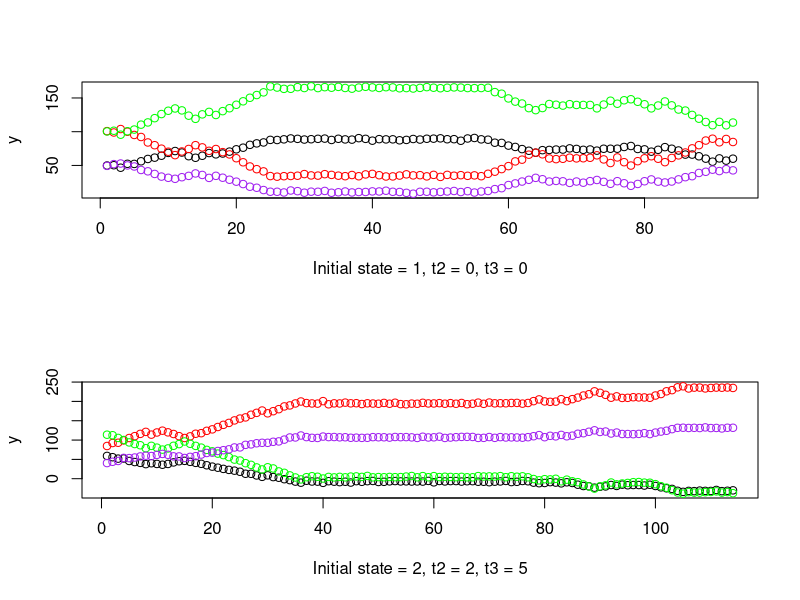
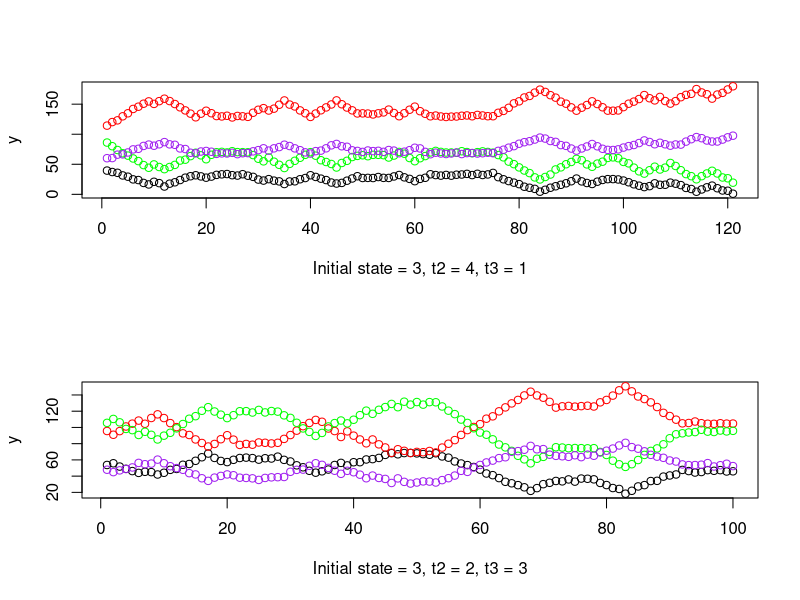
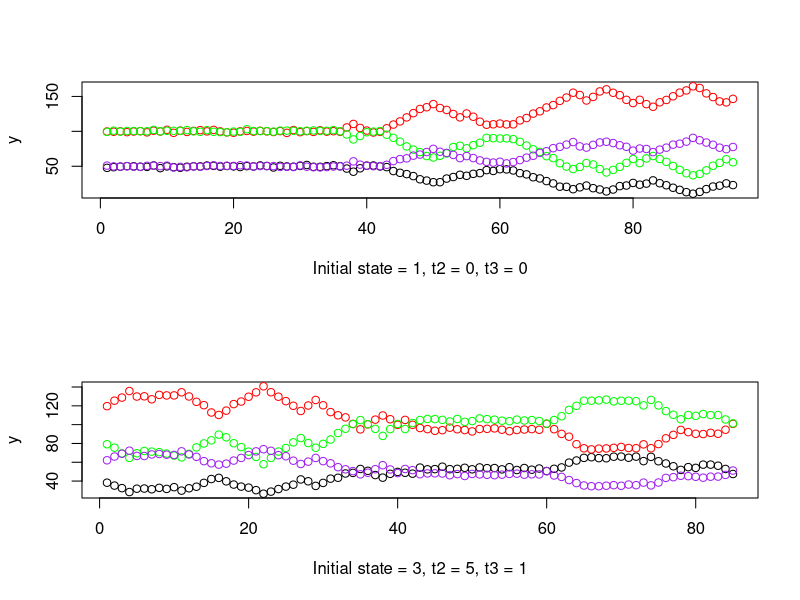
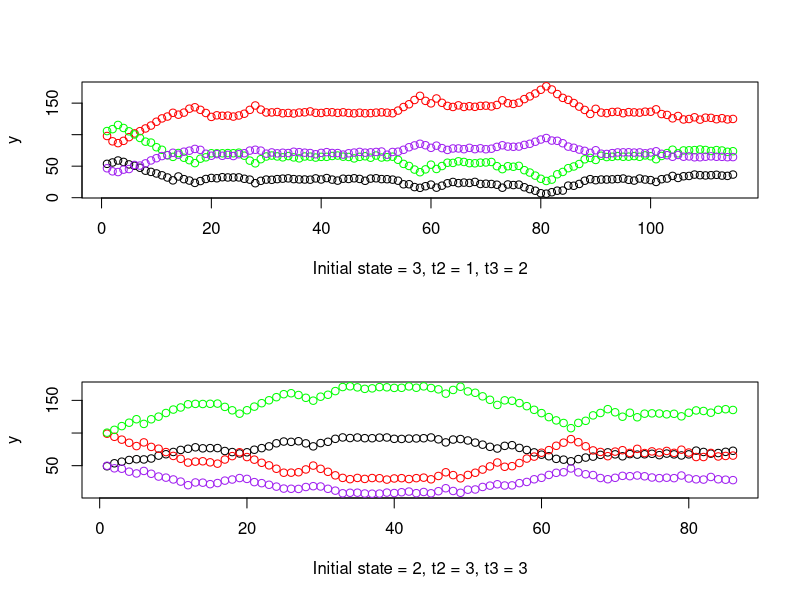
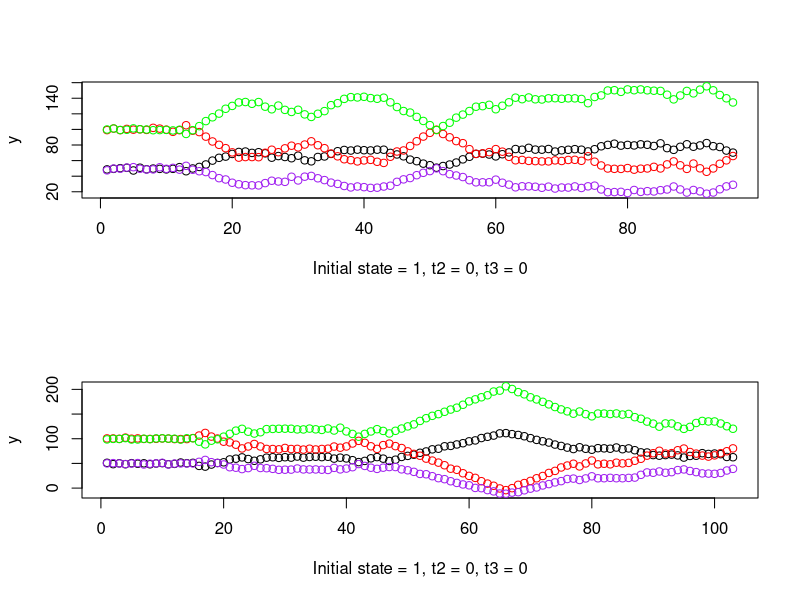
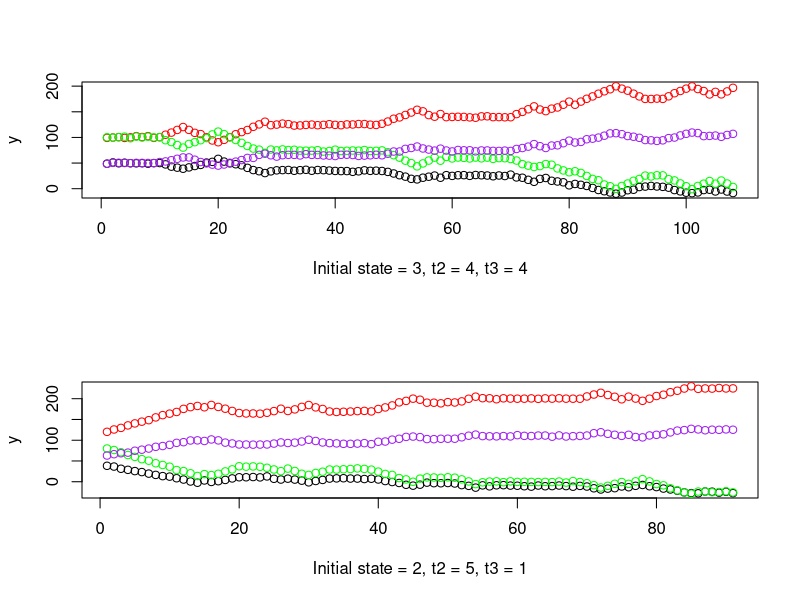
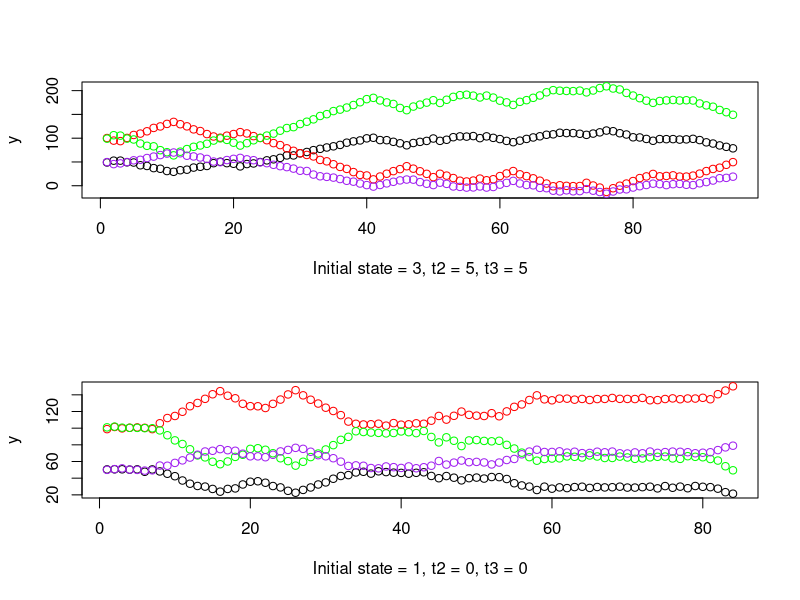
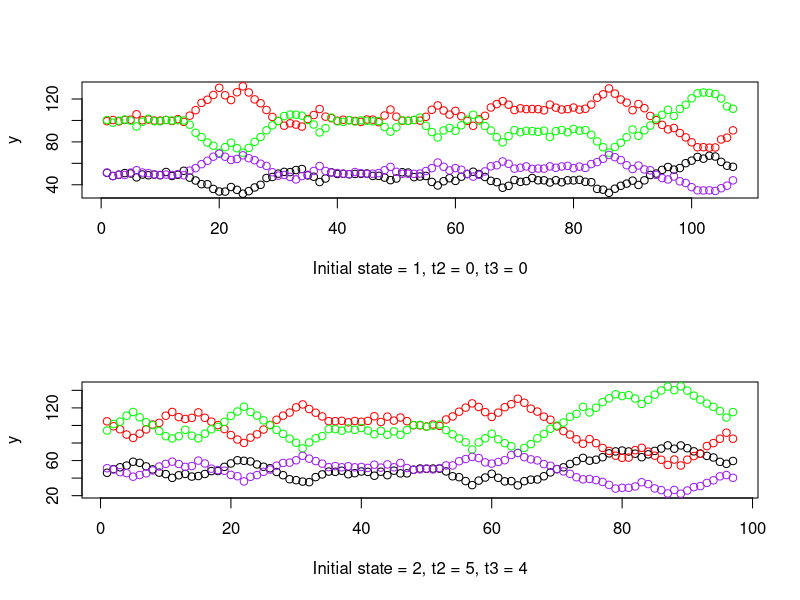

Write R code to recreate these figures, in order. (Note: this script raises an error after producing the figures.)
library(mvtnorm, quietly=T)

# Parameter initialization -----------------------------------------------------
par_index = list()
par_index$alpha = 1:12
par_index$zeta = 13:16
par_index$diag_R = 17:20
par_index$init = 21:22

par = rep(0, tail(par_index$init, 1))
par[par_index$alpha] = c( 50, -3,  3,
                         100,  5, -5,
                         100, -5,  5,
                          50,  3, -3)
par[par_index$zeta] = c(-2, -1, -1.5, -1.5)
par[par_index$diag_R] = c(0, 0, 0, 0)
par[par_index$init] = c(0, 0)

N = 500
n_state = 3

# Defining parameter objects ---------------------------------------------------
alpha = matrix(par[par_index$alpha], nrow = 3)
zeta = par[par_index$zeta]
R = diag(exp(par[par_index$diag_R]))
logit_prob = c(1, exp(par[par_index$init]))
init_prob = logit_prob / sum(logit_prob)

qz = exp(zeta)
Q = matrix(c(    1, qz[1],     0,
                 0,     1, qz[2],
             qz[3], qz[4],     1), ncol=3, byrow=T)

P = Q / rowSums(Q)

# Simulate multiple datasets ---------------------------------------------------
for(seed_num in 1:100) {
    
    print(paste0("Data set number: ", seed_num))
    set.seed(seed_num)
    
    if(seed_num == 1) {
        pdf("Plots/sim_data.pdf")
        par(mfrow=c(2,1))
    }
    data_format = NULL
    for(i in 1:N) {
        n_i = rpois(n = 1, lambda = 100)
        b_i = rep(NA, n_i)
        y_i = matrix(nrow = n_i, ncol = 4)
        
        # Sample the latent states
        for(k in 1:n_i) {
            if(k == 1) {
                b_i[k] = sample(1:n_state, size = 1, prob = init_prob)
            } else {
                b_i[k] = sample(1:n_state, size = 1, prob=P[b_i[k-1],])
            }
        }

        # Sample the observations
        g_0 = rep(0, ncol(y_i))
        for(k in 1:n_i) {
            mean_k = rep(0, ncol(y_i))
            if(k == 1) {
                t_2 = 0
                t_3 = 0
                if(b_i[k] == 2) {
                    t_3 = sample(0:5, size = 1)
                    if(t_3 > 0) {
                        t_2 = sample(2:5, size = 1)
                    } else {
                        t_2 = sample(1:5, size = 1)
                    }
                } else if(b_i[k] == 3) {
                    t_2 = sample(1:5, size = 1)
                    t_3 = sample(1:5, size = 1)
                }
                g_0 = alpha[1,] + t_2 * alpha[2, ] + t_3 * alpha[3, ]
                mean_k = g_0
            } else {
                mean_k = g_0 + sum(b_i[2:k] == 2) * alpha[2, ] + sum(b_i[2:k] == 3) * alpha[3, ]
            }
            
            y_i[k, ] = rmvnorm(n = 1, mean = mean_k, sigma = R)
        }
        
        sub_i = cbind(i, y_i, b_i, t_2, t_3)
        data_format = rbind(data_format, sub_i)
        
        if(seed_num == 1 & i <= 50) {
            y_bounds = c(min(c(y_i)), max(c(y_i)))
            plot(1:n_i, y_i[,1], ylim = y_bounds, ylab = "y", 
                 xlab = paste0("Initial state = ", b_i[1], ", t2 = ", t_2, ", t3 = ", t_3))
            points(1:n_i, y_i[,2], col = 'red')
            points(1:n_i, y_i[,3], col = 'green')
            points(1:n_i, y_i[,4], col = 'purple')    
        }
    }
    if(seed_num == 1) dev.off()
    
    colnames(data_format) = c("id", "y1", "y2", "y3", "y4", "state", "t2", "t3")
    save(data_format, file = paste0('Data/data_format', seed_num, '.rda'))    

    # Transition frequencies for the simulated data set ------------------------
    nTrans_sim = matrix(0, nrow = n_state, ncol = n_state)
    for(i in unique(data_format[,"id"])){
    	subject <- data_format[data_format[,"id"]==i,,drop=FALSE]
    	for(k in 2:nrow(subject)) {
    	    nTrans_sim[subject[k-1, "state"], subject[k, "state"]] = 
    	        nTrans_sim[subject[k-1, "state"], subject[k, "state"]] + 1 
    	}
    }
    
    change_states = c(nTrans_sim[1,2], nTrans_sim[2,3], nTrans_sim[3,1], nTrans_sim[3,2])
    print("All observed transitions: ")
    print(nTrans_sim)
    cat('Simulated data set transition fequencies               = ', change_states / sum(change_states),'\n')
    cat('Simulated data set transition counts                   = ', change_states,'\n')
}
